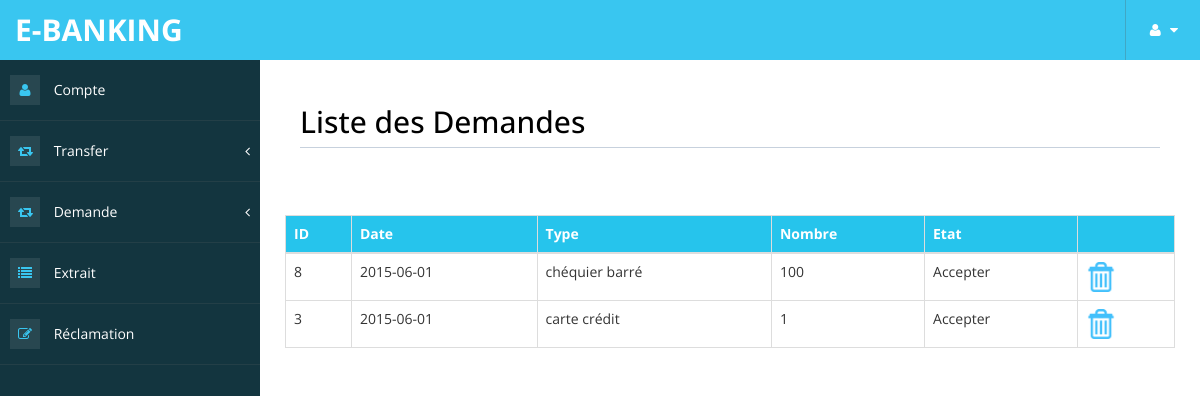
Screenshot of /demande.php (signed in) with the database file from the repository.
### tables this page shows
CREATE TABLE IF NOT EXISTS `demande` (
  `id_demande` int(100) NOT NULL AUTO_INCREMENT,
  `date` date NOT NULL,
  `type` text NOT NULL,
  `nombre` text NOT NULL,
  `etat` text NOT NULL,
  `id_client` int(100) NOT NULL,
  PRIMARY KEY (`id_demande`),
  KEY `id_client` (`id_client`)
);

### class/connect.php (called while the page is built, shortened)
<?php
class Database {
	public static function connect() {
			$connexion = new PDO('mysql:host=localhost;dbname=e-banking', 'root', '',array(PDO::MYSQL_ATTR_INIT_COMMAND => "SET NAMES utf8"));
		return $connexion;
	}
}
?>

### class/demande.inc.php (the view, shortened to what this page needs)
<?php
class demande
 {
 	public $id_client;
 	public function setId_client($id_client)
 	{
 		$this->id_client=$id_client;
 	}
public function select_demande()
{
	$select= DataBase::connect()->prepare("select * from demande where id_client=:id ORDER BY id_demande DESC");
	$ex = $select->execute(array(
	'id'=>$this->id_client
	)
	);
	while($line = $select->fetch(PDO::FETCH_OBJ))
	{
		echo "<tr>";
		echo "<td>";
		echo $line->id_demande;
		echo "</td>";
		echo "<td>";
		echo $line->date;
		echo "</td>";
		echo "<td>";
		echo $line->type;
		echo "</td>";
		echo "<td>";
		echo $line->nombre;
		echo "</td>";
		echo "<td>";
		echo $line->etat;
		echo "</td>";
		echo "<td>";
		echo "<a href='supprimer_demande.php?id=$line->id_demande'  onclick='if (confirm(&quot;Voulez vous vraiment supprimer le Demande:  ?&quot;)) { return true; } return false;'>";
		echo " <img src='img/del.png' width='30' height='30'></img> </a>";
		echo "</td>";
		echo "</tr>";
	}
}
}

### assets/css/custom-styles.css (style rules this page uses)
body { font-family: 'Open Sans', sans-serif; }

### rows the page displays
demande: id_demande "8", date "2015-06-01", type "chéquier barré", nombre "100", etat "Accepter"
demande: id_demande "3", date "2015-06-01", type "carte crédit", nombre "1", etat "Accepter"
